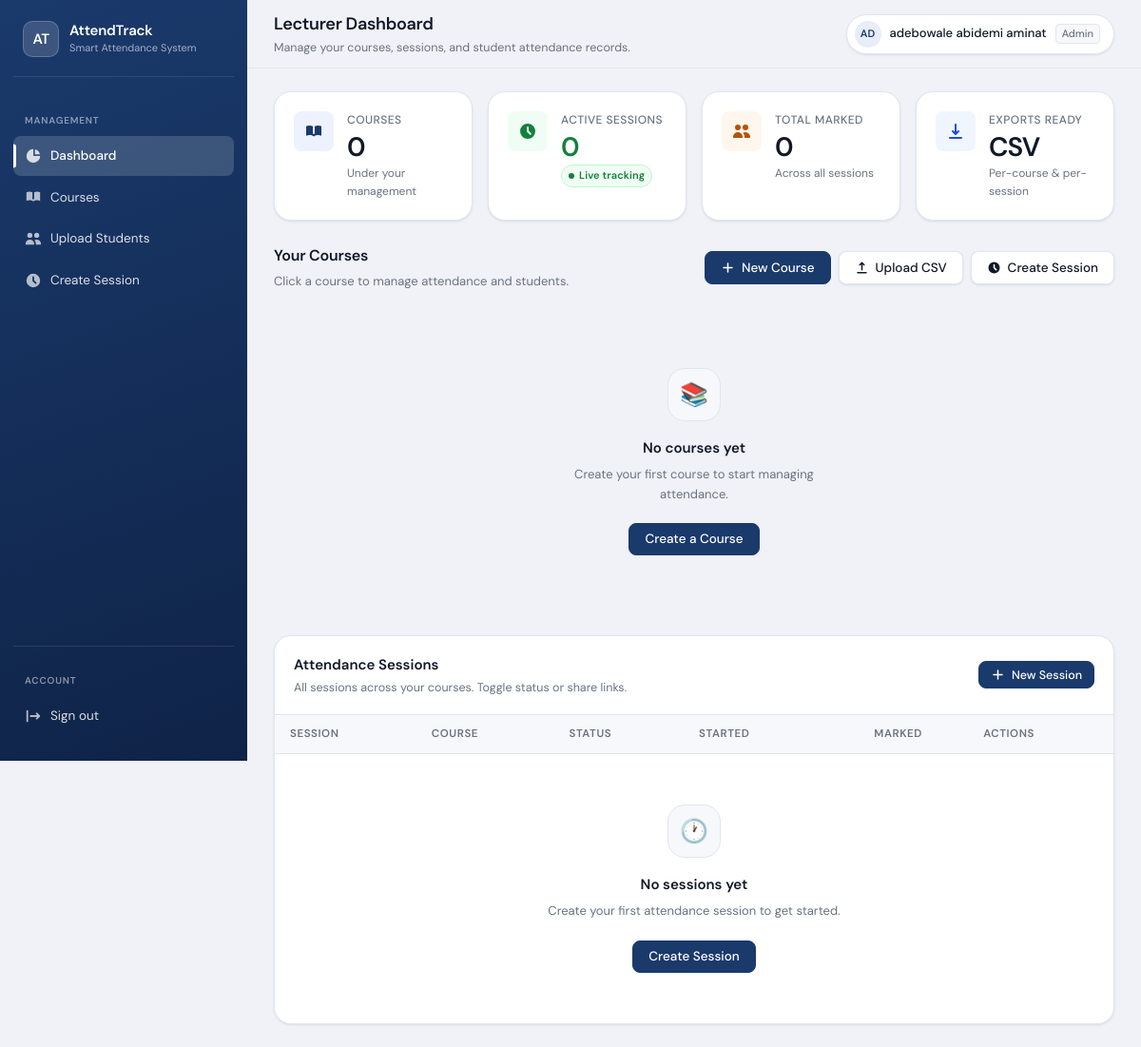
Page /dashboard/ (signed in) on the earlier database version.
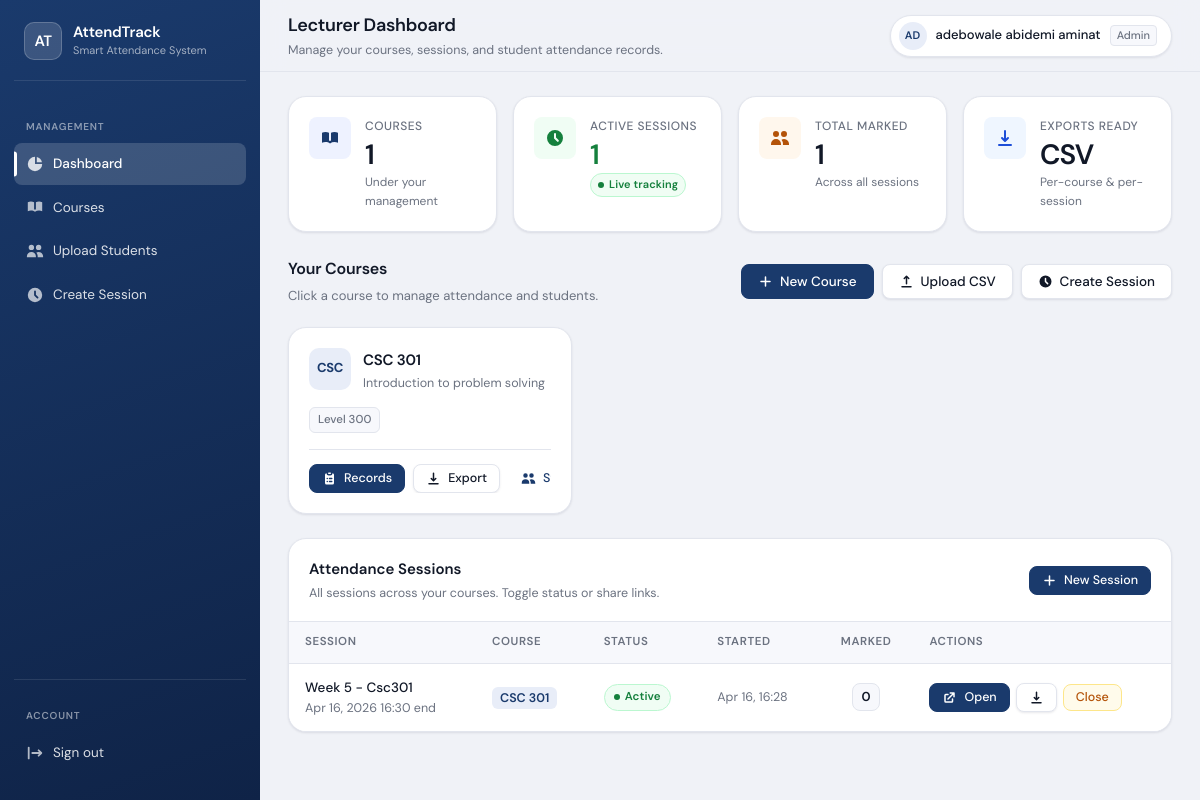
Same page on the later database version.
### attendance/models.py (models this page shows, shortened)
class Course(models.Model):
    code = models.CharField(max_length=20, unique=True, db_index=True)
    title = models.CharField(max_length=150)
    lecturer = models.ForeignKey(
        User,
        on_delete=models.CASCADE,
        related_name="courses_taught",
        limit_choices_to={"role": "admin"},
    )
    level = models.CharField(max_length=10, db_index=True)
    created_at = models.DateTimeField(auto_now_add=True)
    class Meta:
        ordering = ["code"]
        verbose_name = "Course"

class AttendanceSession(models.Model):
    SHAPE_CHOICES = (
        ("circle", "Circle"),
        ("polygon", "Polygon"),
    )
    STATUS_CHOICES = (
        ("draft", "Draft"),
        ("active", "Active"),
        ("closed", "Closed"),
    )
    title = models.CharField(max_length=150)
    course = models.ForeignKey(
        Course, on_delete=models.CASCADE, related_name="sessions"
    )
    admin = models.ForeignKey(
        User, on_delete=models.CASCADE, related_name="created_sessions"
    )
    shape_type = models.CharField(
        max_length=20, choices=SHAPE_CHOICES, default="circle"
    )
    center_lat = models.FloatField(blank=True, null=True)
    center_lng = models.FloatField(blank=True, null=True)
    radius_meters = models.FloatField(blank=True, null=True)
    polygon_points = models.JSONField(blank=True, null=True)
    start_time = models.DateTimeField()
    end_time = models.DateTimeField()
    late_after = models.DateTimeField(blank=True, null=True)
    status = models.CharField(
        max_length=20, choices=STATUS_CHOICES, default="draft", db_index=True
    )
    created_at = models.DateTimeField(auto_now_add=True)
    class Meta:
        ordering = ["-created_at"]
        verbose_name = "Attendance Session"

### attendance/views.py (the view)
# urls.py: path("dashboard/", dashboard, name="dashboard"),
@login_required
@user_passes_test(is_admin_user, login_url="/login/")
def dashboard(request):
    stats = get_dashboard_stats(request.user)
    return render(request, "dashboard.html", stats)

### attendance/views.py (called while the page is built)
def is_admin_user(user):
    return user.is_authenticated and user.role == "admin"

### templates/dashboard.html (shortened to what the changed rows need)
{% extends 'base.html' %}
{% block page_heading %}Lecturer Dashboard{% endblock %}
{% block content %}
<div class="stats-row">
    <div class="stat-card">
        <div class="stat-body">
            <div class="stat-label">Courses</div>
            <div class="stat-value">{{ courses|length }}</div>
            <div class="stat-sub">Under your management</div>
        </div>
    </div>
    <div class="stat-card">
        <div class="stat-body">
            <div class="stat-label">Active Sessions</div>
            <div class="stat-value" style="color:var(--success);">
                {% with active_count=session_summaries|length %}
                {{ session_summaries|length }}
                {% endwith %}
            </div>
            <div class="stat-sub">
                <span class="badge badge-active" style="padding:2px 7px;font-size:11px;">
                </span>
            </div>
        </div>
    </div>
    <div class="stat-card">
        <div class="stat-body">
            <div class="stat-label">Total Marked</div>
            <div class="stat-value">
                {% with total=0 %}
                {{ session_summaries|length }}
                {% endwith %}
            </div>
            <div class="stat-sub">Across all sessions</div>
        </div>
    </div>
</div>
<div class="course-grid mb-24">
    {% for course in courses %}
    <div class="card" style="display:flex;flex-direction:column;gap:0;">
        <div style="display:flex;align-items:flex-start;gap:12px;margin-bottom:14px;">
            <div style="width:42px;height:42px;border-radius:10px;background:var(--primary-3);color:var(--primary);display:flex;align-items:center;justify-content:center;font-size:13px;font-weight:700;flex-shrink:0;letter-spacing:-.3px;">
                {{ course.code|slice:":3" }}
            </div>
            <div style="flex:1;min-width:0;">
                <div style="font-size:15px;font-weight:600;letter-spacing:-.2px;white-space:nowrap;overflow:hidden;text-overflow:ellipsis;">{{ course.code }}</div>
                <div style="font-size:12.5px;color:var(--muted);margin-top:1px;white-space:nowrap;overflow:hidden;text-overflow:ellipsis;">{{ course.title }}</div>
            </div>
        </div>
        <div style="display:flex;align-items:center;gap:8px;margin-bottom:16px;">
            <span style="font-size:11.5px;background:var(--panel-2);border:1px solid var(--border);border-radius:6px;padding:3px 8px;color:var(--muted);font-weight:500;">
                Level {{ course.level }}
            </span>
        </div>
        <hr class="divider" style="margin:0 0 14px;">
        <div class="toolbar" style="flex-wrap:nowrap;overflow-x:auto;">
            <a href="{% url 'course-records' course.id %}" class="btn btn-primary btn-sm" style="flex-shrink:0;">
                Records
            </a>
            <a href="{% url 'course-export' course.id %}" class="btn btn-secondary btn-sm" style="flex-shrink:0;">
                <svg viewBox="0 0 20 20" fill="currentColor"><path fill-rule="evenodd" d="M3 17a1 1 0 011-1h12a1 1 0 110 2H4a1 1 0 01-1-1zm3.293-7.707a1 1 0 011.414 0L9 10.586V3a1 1 0 112 0v7.586l1.293-1.293a1 1 0 111.414 1.414l-3 3a1 1 0 01-1.414 0l-3-3a1 1 0 010-1.414z" clip-rule="evenodd"/></svg>
                Export
            </a>
            <a href="{% url 'course-students' course.id %}" class="btn btn-ghost btn-sm" style="flex-shrink:0;">
                <svg viewBox="0 0 20 20" fill="currentColor"><path d="M9 6a3 3 0 11-6 0 3 3 0 016 0zM17 6a3 3 0 11-6 0 3 3 0 016 0zM12.93 17c.046-.327.07-.66.07-1a6.97 6.97 0 00-1.5-4.33A5 5 0 0119 16v1h-6.07zM6 11a5 5 0 015 5v1H1v-1a5 5 0 015-5z"/></svg>
                Students
            </a>
        </div>
    </div>
    {% empty %}
    <div style="grid-column:1/-1;">
        <div class="empty-state">
            <div class="empty-state-icon">📚</div>
            <h3>No courses yet</h3>
            <p>Create your first course to start managing attendance.</p>
            <a href="{% url 'create-course' %}" class="btn btn-primary">Create a Course</a>
        </div>
    </div>
    {% endfor %}
</div>
<div class="card" style="padding:0;overflow:hidden;">
    <div class="table-wrap" style="border:none;border-radius:0;">
        <table>
            <thead>
                <tr>
                    <th>Session</th>
                    <th>Course</th>
                    <th>Status</th>
                    <th>Started</th>
                    <th style="text-align:center;">Marked</th>
                    <th>Actions</th>
                </tr>
            </thead>
            <tbody>
                {% for item in session_summaries %}
                <tr>
                    <td>
                        <div style="font-weight:500;color:var(--text);">{{ item.session.title }}</div>
                        <div class="td-muted">{{ item.session.end_time|date:"M d, Y H:i" }} end</div>
                    </td>
                    <td>
                        <span style="font-size:12.5px;background:var(--primary-3);color:var(--primary);border-radius:6px;padding:3px 8px;font-weight:600;">
                            {{ item.session.course.code }}
                        </span>
                    </td>
                    <td>
                        {% if item.session.status == "active" %}
                            <span class="badge badge-active">
                                <span class="badge-dot pulse" style="background:var(--success);"></span>
                                Active
                            </span>
                        {% elif item.session.status == "draft" %}
                            <span class="badge badge-draft">Draft</span>
                        {% else %}
                            <span class="badge badge-closed">Closed</span>
                        {% endif %}
                    </td>
                    <td class="td-muted">{{ item.session.start_time|date:"M d, H:i" }}</td>
                    <td style="text-align:center;">
                        <span style="display:inline-flex;align-items:center;justify-content:center;width:28px;height:28px;background:var(--panel-2);border:1px solid var(--border);border-radius:8px;font-size:13px;font-weight:600;">
                            {{ item.count }}
                        </span>
                    </td>
                    <td>
                        <div class="toolbar" style="flex-wrap:nowrap;gap:6px;">
                            <a href="{% url 'session-detail' item.session.id %}" class="btn btn-primary btn-sm" title="Open & share">
                                <svg viewBox="0 0 20 20" fill="currentColor"><path d="M11 3a1 1 0 100 2h2.586l-6.293 6.293a1 1 0 101.414 1.414L15 6.414V9a1 1 0 102 0V4a1 1 0 00-1-1h-5z"/><path d="M5 5a2 2 0 00-2 2v8a2 2 0 002 2h8a2 2 0 002-2v-3a1 1 0 10-2 0v3H5V7h3a1 1 0 000-2H5z"/></svg>
                                Open
                            </a>
                            <a href="{% url 'session-export' item.session.id %}" class="btn btn-secondary btn-sm" title="Export CSV">
                                <svg viewBox="0 0 20 20" fill="currentColor"><path fill-rule="evenodd" d="M3 17a1 1 0 011-1h12a1 1 0 110 2H4a1 1 0 01-1-1zm3.293-7.707a1 1 0 011.414 0L9 10.586V3a1 1 0 112 0v7.586l1.293-1.293a1 1 0 111.414 1.414l-3 3a1 1 0 01-1.414 0l-3-3a1 1 0 010-1.414z" clip-rule="evenodd"/></svg>
                            </a>
                            <a
                                href="{% url 'toggle-session' item.session.id %}"
                                class="btn btn-sm {% if item.session.status == 'draft' %}btn-success{% elif item.session.status == 'active' %}btn-warning{% else %}btn-secondary{% endif %}"
                                title="Toggle session status"
                                onclick="return confirm('Change session status?')"
                            >
                                {% if item.session.status == 'draft' %}Activate{% elif item.session.status == 'active' %}Close{% else %}Closed{% endif %}
                            </a>
                        </div>
                    </td>
                </tr>
                {% empty %}
                <tr>
                    <td colspan="6">
                        <div class="empty-state" style="padding:40px 24px;">
                            <div class="empty-state-icon">🕐</div>
                            <h3>No sessions yet</h3>
                            <p>Create your first attendance session to get started.</p>
                            <a href="{% url 'create-session' %}" class="btn btn-primary">Create Session</a>
                        </div>
                    </td>
                </tr>
                {% endfor %}
            </tbody>
        </table>
    </div>
</div>
{% endblock %}

Differences in the rows shown:
added Course: code "CSC", code "CSC 301", title "Introduction to problem solving", level "300"
added AttendanceSession: session "Week 5 - Csc301", session.end_time "Apr 16, 2026 16:30", session.course.code "CSC 301", status "active" (drawn), session.start_time "Apr 16, 16:28", count "0"
Other differences:
{{ courses|length }}: "0" → "1"
{{ session_summaries|length }}: "0" → "1"
text no longer shown: "📚 No courses yet Create your first course to start managing attendance. Create a Course 🕐 No sessions yet Create your first attendance session to get started. Create Session"
